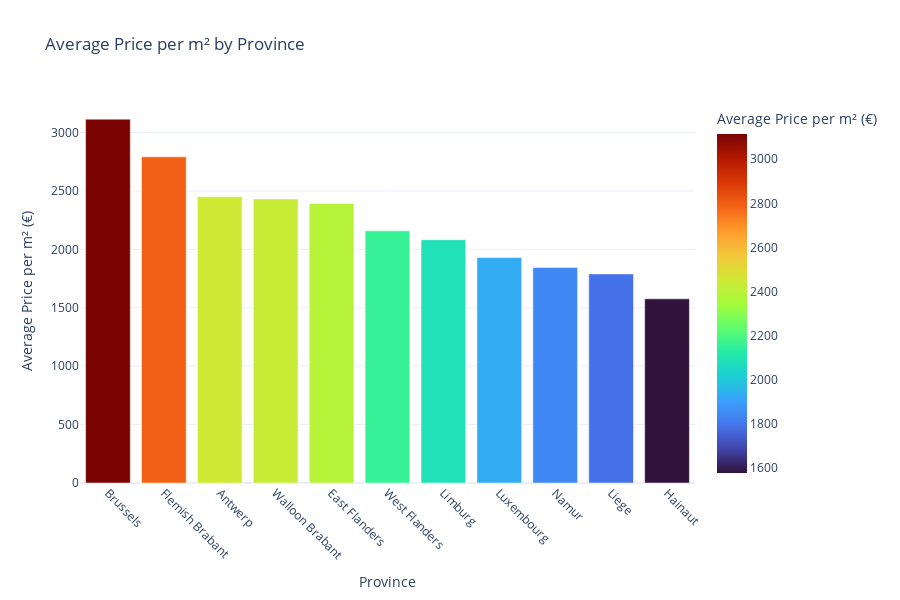

This figure's notebook cell:
### Markdown cell above
Average Price per m²

### Code cell
import plotly.express as px
import plotly.io as pio

# (Opsiyonel) Varsayılan renderer VS Code olsun
pio.renderers.default = "vscode"

# Calculate average Price_per_m2 per province
province_avg_m2 = df8.groupby("province", as_index=False)["Price_per_m2"].mean()
province_avg_m2 = province_avg_m2.sort_values("Price_per_m2", ascending=False)

# Plot with bright colors
fig_province_m2 = px.bar(
    province_avg_m2,
    x="province",
    y="Price_per_m2",
    title="Average Price per m² by Province",
    labels={"Price_per_m2": "Average Price per m² (€)", "province": "Province"},
    color="Price_per_m2",
    color_continuous_scale="Turbo",
)

fig_province_m2.update_layout(
    xaxis_tickangle=45,
    height=600,
    template="plotly_white",
    showlegend=False,
)

# Show inside VS Code
fig_province_m2.show(renderer="vscode")

### Figure 1 — Plotly figure (JSON) as saved in the notebook; plotly's stock layout.template omitted (floating-point values rounded to 4 significant figures)
{"data": [{"hovertemplate": "Province=%{x}<br>Average Price per m² (€)=%{marker.color}<extra></extra>", "legendgroup": "", "marker": {"color": [3115.0, 2792.0, 2450.0, 2432.0, 2393.0, 2158.0, 2083.0, 1930.0, 1845.0, 1790.0, 1576.0], "coloraxis": "coloraxis", "pattern": {"shape": ""}}, "name": "", "orientation": "v", "showlegend": false, "textposition": "auto", "type": "bar", "x": ["Brussels", "Flemish Brabant", "Antwerp", "Walloon Brabant", "East Flanders", "West Flanders", "Limburg", "Luxembourg", "Namur", "Liege", "Hainaut"], "xaxis": "x", "y": [3115.0, 2792.0, 2450.0, 2432.0, 2393.0, 2158.0, 2083.0, 1930.0, 1845.0, 1790.0, 1576.0], "yaxis": "y"}], "layout": {"barmode": "relative", "coloraxis": {"colorbar": {"title": {"text": "Average Price per m² (€)"}}, "colorscale": [[0, "#30123b"], [0.07143, "#4145ab"], [0.1429, "#4675ed"], [0.2143, "#39a2fc"], [0.2857, "#1bcfd4"], [0.3571, "#24eca6"], [0.4286, "#61fc6c"], [0.5, "#a4fc3b"], [0.5714, "#d1e834"], [0.6429, "#f3c63a"], [0.7143, "#fe9b2d"], [0.7857, "#f36315"], [0.8571, "#d93806"], [0.9286, "#b11901"], [1, "#7a0402"]]}, "height": 600, "legend": {"tracegroupgap": 0}, "showlegend": false, "title": {"text": "Average Price per m² by Province"}, "xaxis": {"anchor": "y", "domain": [0, 1], "tickangle": 45, "title": {"text": "Province"}}, "yaxis": {"anchor": "x", "domain": [0, 1], "title": {"text": "Average Price per m² (€)"}}}}
